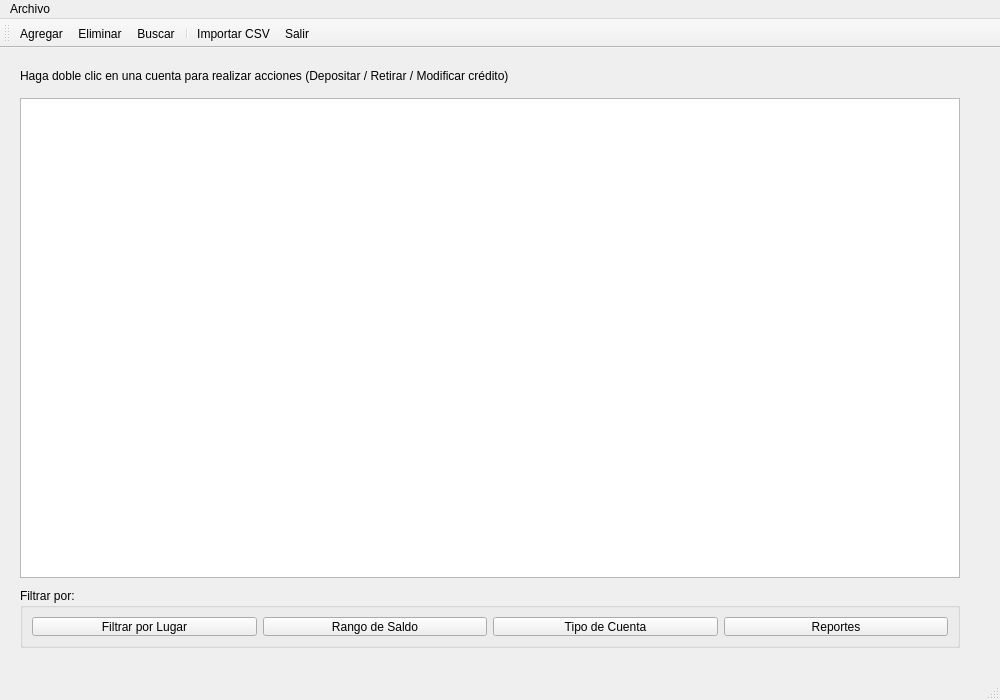
<?xml version="1.0" encoding="UTF-8"?>
<ui version="4.0">
    <class>MainWindow</class>
    <widget class="QMainWindow" name="MainWindow">
        <property name="geometry">
            <rect>
                <x>0</x>
                <y>0</y>
                <width>1000</width>
                <height>700</height>
            </rect>
        </property>
        <property name="windowTitle">
            <string>Cuentas</string>
        </property>
        <property name="windowIcon">
            <iconset>
                <normaloff>../Iconos/user_24.png</normaloff>../Iconos/user_24.png
            </iconset>
        </property>
        <widget class="QWidget" name="centralwidget">
            <widget class="QLabel" name="lbl_instruction">
                <property name="geometry">
                    <rect>
                        <x>20</x>
                        <y>20</y>
                        <width>760</width>
                        <height>16</height>
                    </rect>
                </property>
                <property name="text">
                    <string>Haga doble clic en una cuenta para realizar acciones (Depositar / Retirar / Modificar crédito)</string>
                </property>
            </widget>

            <widget class="QTableView" name="tbl_accounts">
                <property name="geometry">
                    <rect>
                        <x>20</x>
                        <y>50</y>
                        <width>940</width>
                        <height>480</height>
                    </rect>
                </property>
            </widget>

            <!-- Sección visual exclusiva para filtros -->
            <widget class="QGroupBox" name="groupFiltros">
                <property name="geometry">
                    <rect>
                        <x>20</x>
                        <y>540</y>
                        <width>940</width>
                        <height>60</height>
                    </rect>
                </property>
                <property name="title">
                    <string>Filtrar por:</string>
                </property>
                <layout class="QHBoxLayout" name="horizontalLayoutFiltros">
                    <item>
                        <widget class="QPushButton" name="btnFiltroFechaLugar">
                            <property name="text">
                                <string>Filtrar por Lugar</string>
                            </property>
                        </widget>
                    </item>
                    <item>
                        <widget class="QPushButton" name="btnFiltroBalance">
                            <property name="text">
                                <string>Rango de Saldo</string>
                            </property>
                        </widget>
                    </item>
                    <item>
                        <widget class="QPushButton" name="btnFiltroTipo">
                            <property name="text">
                                <string>Tipo de Cuenta</string>
                            </property>
                        </widget>
                    </item>
                    <item>
                        <widget class="QPushButton" name="btnReportes">
                            <property name="text">
                                <string>Reportes</string>
                            </property>
                            <property name="icon">
                                <iconset>
                                    <normaloff>../Iconos/favorites_24.png</normaloff>../Iconos/favorites_24.png
                                </iconset>
                            </property>
                            <property name="toolTip">
                                <string>Ver reportes y gráficas</string>
                            </property>
                        </widget>
                    </item>
                </layout>
            </widget>
        </widget>
        <widget class="QMenuBar" name="menubar">
            <property name="geometry">
                <rect>
                    <x>0</x>
                    <y>0</y>
                    <width>1000</width>
                    <height>22</height>
                </rect>
            </property>
            <widget class="QMenu" name="menuFile">
                <property name="title">
                    <string>Archivo</string>
                </property>
                <addaction name="action_add_2"/>
                <addaction name="action_delete_2"/>
                <addaction name="action_search_2"/>
                <addaction name="action_import_csv"/>
                <addaction name="separator"/>
                <addaction name="action_exit_2"/>
            </widget>
            <addaction name="menuFile"/>
        </widget>
        <widget class="QStatusBar" name="statusbar"/>
        <widget class="QToolBar" name="toolBar">
            <addaction name="action_add"/>
            <addaction name="action_delete"/>
            <addaction name="action_search"/>
            <addaction name="separator"/>
            <addaction name="action_import_csv"/>
            <addaction name="action_exit"/>
        </widget>
        <action name="action_exit">
            <property name="icon">
                <iconset>
                    <normaloff>../Iconos/log_out_24.png</normaloff>../Iconos/log_out_24.png
                </iconset>
            </property>
            <property name="text">
                <string>Salir</string>
            </property>
            <property name="shortcut">
                <string>Ctrl+Q</string>
            </property>
        </action>
        <action name="action_add">
            <property name="icon">
                <iconset>
                    <normaloff>../Iconos/add_24.png</normaloff>../Iconos/add_24.png
                </iconset>
            </property>
            <property name="text">
                <string>Agregar</string>
            </property>
        </action>
        <action name="action_delete">
            <property name="icon">
                <iconset>
                    <normaloff>../Iconos/delete_24.png</normaloff>../Iconos/delete_24.png
                </iconset>
            </property>
            <property name="text">
                <string>Eliminar</string>
            </property>
        </action>
        <action name="action_search">
            <property name="icon">
                <iconset>
                    <normaloff>../Iconos/search_24.png</normaloff>../Iconos/search_24.png
                </iconset>
            </property>
            <property name="text">
                <string>Buscar</string>
            </property>
        </action>
        <action name="action_add_2">
            <property name="icon">
                <iconset>
                    <normaloff>../Iconos/add_24.png</normaloff>../Iconos/add_24.png
                </iconset>
            </property>
            <property name="text">
                <string>Agregar</string>
            </property>
        </action>
        <action name="action_delete_2">
            <property name="icon">
                <iconset>
                    <normaloff>../Iconos/delete_24.png</normaloff>../Iconos/delete_24.png
                </iconset>
            </property>
            <property name="text">
                <string>Eliminar</string>
            </property>
        </action>
        <action name="action_search_2">
            <property name="icon">
                <iconset>
                    <normaloff>../Iconos/search_24.png</normaloff>../Iconos/search_24.png
                </iconset>
            </property>
            <property name="text">
                <string>Buscar</string>
            </property>
        </action>
        <action name="action_exit_2">
            <property name="icon">
                <iconset>
                    <normaloff>../Iconos/log_out_24.png</normaloff>../Iconos/log_out_24.png
                </iconset>
            </property>
            <property name="text">
                <string>Salir</string>
            </property>
        </action>
        <action name="action_import_csv">
            <property name="icon">
                <iconset>
                    <normaloff>../Iconos/upload_24.png</normaloff>../Iconos/upload_24.png
                </iconset>
            </property>
            <property name="text">
                <string>Importar CSV</string>
            </property>
        </action>
    </widget>
    <resources/>
    <connections/>
</ui>
